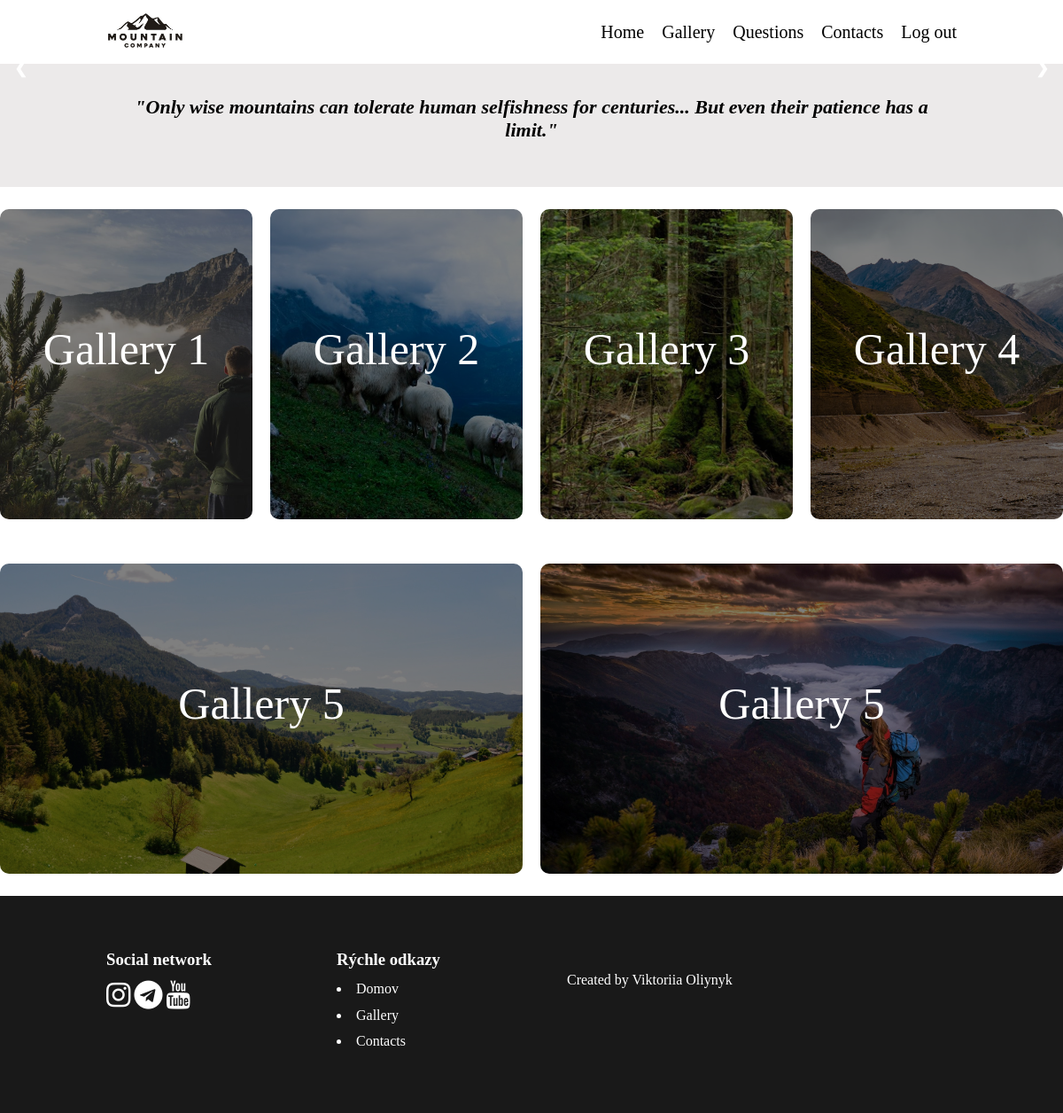
The app's page /templates/gallery.php (signed in) with its own data.
### tables this page shows
CREATE TABLE `gallery` (
  `id` int(11) NOT NULL,
  `image` varchar(250) NOT NULL,
  `name` varchar(250) NOT NULL,
  `text` text NOT NULL
);

### _inc/classes/Database.php (called while the page is built, shortened)
<?php
    class Database{
        private $host = 'localhost';
        private $db_name = 'sj_project';
        private $user_name = 'root';
        private $password = '';
        protected function db_connection(): PDO {
            try {
                $connection = new PDO("mysql:host=" . $this->host . ";dbname=" . $this->db_name .
                                      ";charset=utf8",
                                      $this->user_name,
                                      $this->password);
                $connection->setAttribute(PDO::ATTR_ERRMODE, PDO::ERRMODE_WARNING);
                $connection->setAttribute(PDO::ATTR_DEFAULT_FETCH_MODE,PDO::FETCH_OBJ);
                return $connection;
            } catch(PDOException $e) {
                die("Database connection error: " . $e->getMessage());
            }
        }
    }
?>

### _inc/classes/Gallery.php (called while the page is built, shortened)
<?php
    class Gallery extends Database{
        private $db;
        public function __construct(){
            $this->db = $this->db_connection();
        }
        public function select(){
            try{
                $sql = "SELECT * FROM gallery";
                $query =  $this->db->query($sql);
                $gallery = $query->fetchAll();
                return $gallery;
            }catch(PDOException $e){
                echo $e->getMessage();
            }
        }
    }
?>

### templates/gallery.php (the view, shortened to what this page needs)
<?php
include('partials/header.php');
?>
<main>
     <section class="container cont">
        <div class="row_text">
            <div class="col-100 text-center">
                <p class="bottom_text"><strong><em>"Only wise mountains can tolerate human selfishness for centuries... But even their patience has a limit."</em></strong></p>
            </div>
        </div>
        </section>
        <?php
        $gallery_object = new Gallery();
        $gallery = $gallery_object->select();
        for ($i = 0; $i < count($gallery); $i++) {
            $temp_i = $i + 1;
            if ($temp_i % 4 == 1) {
                echo '<div class="row">';
            }
            echo '<div class="col-50 gallery text-white text-center" style="background-image: url(\''.$gallery[$i]->image.'\');">';
            echo '<a href="">'.$gallery[$i]->name.'</a>';
            echo '</div>';
            if ($temp_i % 4 == 0 || $temp_i == count($gallery)) {
                echo '</div>';
            }
        }
        ?>
</main>
<?php
include_once('partials/footer.php')
?>

### assets/css/style.css (style rules this page uses)
html { box-sizing: border-box; }
* { box-sizing: inherit; margin: 0; }
body { font-family: cursive; }
h1,h2,h3,p,a,li { margin-bottom: 0.7em; }
.gallery { text-align: center; font-size: 50px; }
a { text-decoration: none; color: inherit; }
.container { padding:3% 10% 3% 10%; }
.cont { background-color: #e2dfdfa7; }
.row { display:flex; flex-direction: row; padding: 25px 0px; gap:20px; }
.row .col-50 { width:50%; }
.text-center { text-align:center; }
.bottom_text { font-size: 22px; }
.text-white { color:white; }

### assets/css/gallery.css (style rules this page uses)
.gallery { height:350px; background-size:cover; display:flex; align-items: center; justify-content: center; border-radius: 10px; background-color: rgba(0,0,0,0.5); background-blend-mode: darken; }

### records on screen
gallery: image (picture), name "Gallery 1"
gallery: image (picture), name "Gallery 2"
gallery: image (picture), name "Gallery 3"
gallery: image (picture), name "Gallery 4"
gallery: image (picture), name "Gallery 5"
gallery: image (picture), name "Gallery 5"

### other values on screen
$page_name "Home"
$page_name "Gallery"
$page_name "Questions"
$page_name "Contacts"
$page_name "Log out"
$page_name "Domov"
